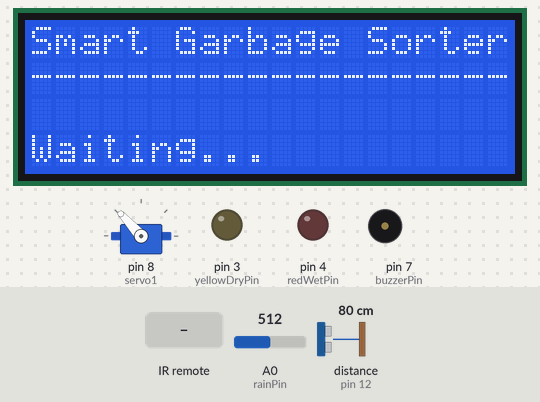
Bench run of a sketch on a simulated Arduino Uno, built with avr-gcc and run on an emulated ATmega328P. Parts: servo, 20×4 character LCD, output pins drawn as LEDs (lit = HIGH), buzzer (waves = sounding, pin HIGH). Wiring (inferred from the names in the program): ultrasonic range finder: trigger pin 11; echo pin 12. Inputs (shaded band) come from the test bench; at power-on: distance to the obstacle (sensor on pin 12) 80 cm, A0 (rainPin) = 512. The echo pulse lasts 58.3 µs per cm; pins used as bus, display or sensor lines are not drawn; what the sketch prints to the serial monitor is not drawn.

Above: at 1.8 s.
1.9 s: distance to the obstacle (sensor on pin 12) set to 17 cm
4.0 s: distance to the obstacle (sensor on pin 12) set to 14 cm
At 5.2 s:
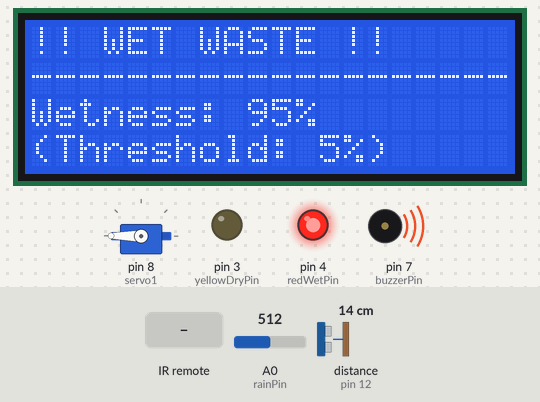
7.0 s: infrared code 0xBA45FF00 received
At 8.8 s:
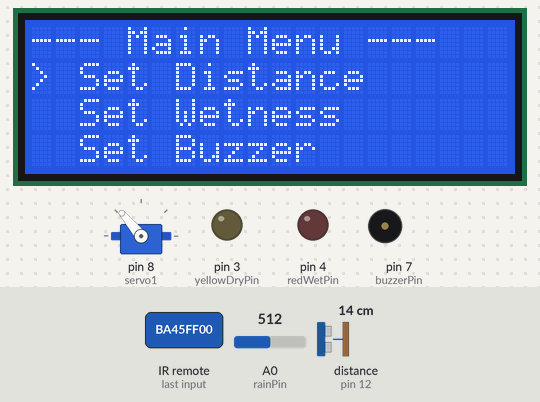
9.9 s: infrared code 0xBF40FF00 received
At 11.0 s:
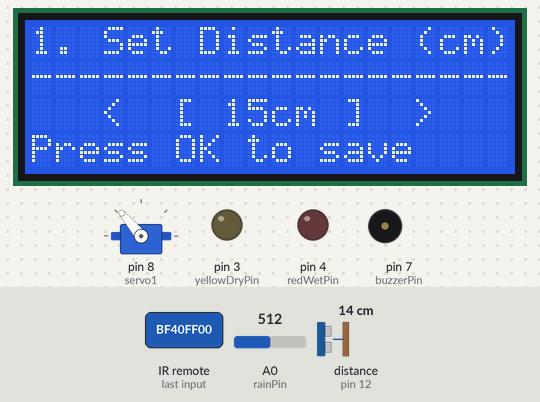
11.4 s: infrared code 0xF807FF00 received
At 12.0 s:
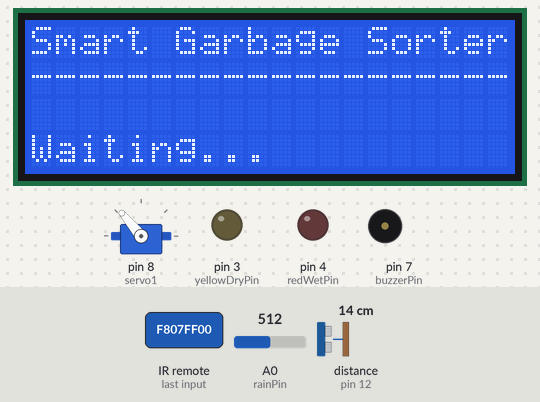
14.4 s: A0 (rainPin) set to 980
At 17.3 s:
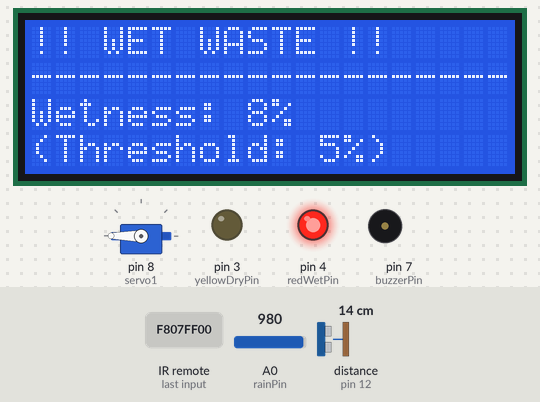
17.4 s: A0 (rainPin) set to 1004
At 21.4 s:
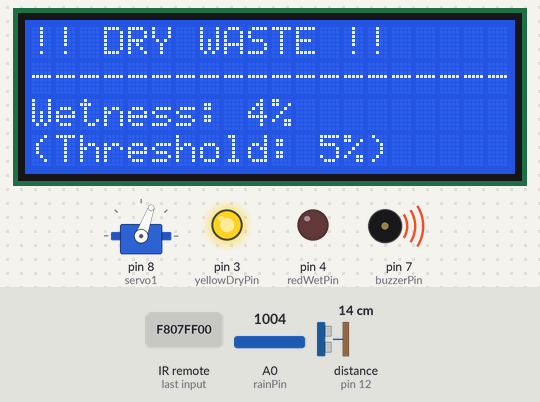
Timing chart, 0 to 25.2 s (numbered marks = the images above; inputs shaded):
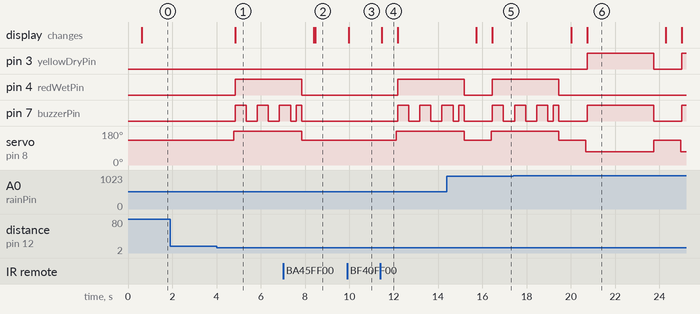

Measured:
- the behaviour switches between 16 and 15 cm on distance to the obstacle (sensor on pin 12) (found by bisection; images 0 and 1)
- the behaviour switches between 996 and 997 on A0 (rainPin) (found by bisection; images 5 and 6)
- after the input at 1.9 s, every drawn part: stays the same
- after the input at 4.0 s, pin 4 (redWetPin): LOW → HIGH after 0.84 s; pin 7 (buzzerPin): alternates HIGH for 0.50 s and LOW for 0.50 s, starting after 0.84 s; servo on pin 8 (servo1): 132° → 180° after 0.78 s; the display: changes after 0.84 s (image 1)
- after the input at 7.0 s, pin 4 (redWetPin), pin 7 (buzzerPin): goes on until 7.8 s, then stays LOW; servo on pin 8 (servo1): goes on until 7.8 s, then stays 130°; the display: first differs from a run without the input after 1.4 s (image 2)
- after the input at 9.9 s, the display: changes after 0.08 s (image 3)
- after the input at 11.4 s, pin 4 (redWetPin): LOW → HIGH after 0.78 s; pin 7 (buzzerPin): alternates HIGH for 0.50 s and LOW for 0.50 s, starting after 0.78 s; servo on pin 8 (servo1): 130° → 180° after 0.72 s; the display: changes after 0.05 s (image 4)
- after the input at 14.4 s, the display: first differs from a run without the input after 2.1 s (image 5)
- after the input at 17.4 s, pin 3 (yellowDryPin): LOW → HIGH after 3.3 s, → LOW 3.0 s later, → HIGH 1.3 s later; pin 4 (redWetPin): goes on until 19.5 s, then stays LOW; the display: first differs from a run without the input after 3.3 s (image 6)

The sketch:

Iot_Project_Third_Version.ino
```cpp
/*
  Smart Garbage Sorter with IR Remote Menu

  This code replaces the joystick menu with a
  multi-level IR remote-controlled menu.

  Hardware Changes:
  - REMOVED: Joystick on A1, A2, D13
  - ADDED: IR Receiver on Digital Pin 2
*/

// --- Include Libraries ---
#include <Servo.h>
#include <LiquidCrystal_I2C.h>
#include <IRremote.hpp> // <-- You MUST install this library (v4.0 or newer)

// --- Hardware Definitions ---
LiquidCrystal_I2C lcd(0x27, 20, 4); // <-- CHANGED to 20x4
Servo servo1;

// --- IR Remote ---
const int IR_RECEIVE_PIN = 6; // CHANGED to pin 6
// The new library (IRremote.hpp) uses a static class, so these are no longer needed:
// IRrecv irrecv(IR_RECEIVE_PIN);
// decode_results results;
static unsigned long lastValidCode = 0; // For button-hold repeats

// --- Your Remote's Button Codes ---
// I've defined your hex codes here
const unsigned long BTN_SETTINGS = 0xBA45FF00;
const unsigned long BTN_OK       = 0xBF40FF00;
const unsigned long BTN_UP       = 0xB946FF00;
const unsigned long BTN_DOWN     = 0xEA15FF00;
const unsigned long BTN_RIGHT    = 0xBC43FF00;
const unsigned long BTN_LEFT     = 0xBB44FF00;
const unsigned long BTN_EXIT     = 0xF807FF00;

// --- Ultrasonic Sensor Pins ---
const int trigPin = 11;
const int echoPin = 12;
long duration;
int distance = 0;

// --- Rain Sensor Pin ---
const int rainPin = A0;

// --- Output Pins ---
const int buzzerPin = 7;
const int yellowDryPin = 3; // <-- CHANGED: Set to pin 2 as you asked
const int redWetPin = 4;    // <-- This is already pin 4

// --- !!! IMPORTANT CALIBRATION REQUIRED !!! ---
// You MUST change these values by testing your new rain sensor!
const int RAIN_SENSOR_DRY_VAL = 1023; // EXAMPLE VALUE. Change this!
const int RAIN_SENSOR_WET_VAL = 485;  // EXAMPLE VALUE. Change this!

// --- Settings Variables (Managed by the Menu) ---
int defaultDistanceCM = 15;     // Starting distance
int wetnessThreshold = 5;       // Starting wetness threshold (5%)
bool buzzerEnabled = true;      // Buzzer is ON by default

// --- Menu State Machine Variables ---
bool inSettingsMode = false;    // Are we in the menu?
int menuState = 0;              // 0=Main Menu, 1=Set Dist, 2=Set Wet, 3=Set Buzz
int selectedMenuItem = 1;       // Which main menu item is selected (1, 2, or 3)
unsigned long lastSorterCheck = 0; // For non-blocking delay


void setup() {
  Serial.begin(9600);

  // Start IR Receiver
  // Note: Serial.begin() MUST be called first
  // This is the new way to start the receiver (IRremote.hpp)
  IrReceiver.begin(IR_RECEIVE_PIN, false); // Start receiver, no LED feedback

  pinMode(trigPin, OUTPUT);
  pinMode(echoPin, INPUT);

  pinMode(buzzerPin, OUTPUT);
  pinMode(yellowDryPin, OUTPUT);
  pinMode(redWetPin, OUTPUT);

  // --- SERVO FIX ---
  servo1.attach(8);
  servo1.write(132); // Neutral position
  delay(500); // Give it time to get to position
  servo1.detach(); // <-- ADDED: Relax the servo at start to stop buzz

  Serial.println("Smart Garbage Sorter (IR Remote Mod)");
  Serial.println("---");

  lcd.init();
  lcd.backlight();
  // --- UPDATED for 20x4 ---
  lcd.print("Smart Garbage Sorter"); // Use the full width
  lcd.setCursor(0, 1);
  lcd.print("--------------------");
  lcd.setCursor(0, 3);
  lcd.print("Waiting...");
}

void loop() {
  // --- 1. ALWAYS Check for IR Input ---
  unsigned long irValue = 0;
  if (IrReceiver.decode()) {
    // Check for repeats (new method)
    if (IrReceiver.decodedIRData.flags & IRDATA_FLAGS_IS_REPEAT) {
      irValue = lastValidCode; // Use last code if it's a repeat
    } else {
      // Check for a valid, non-zero code
      // (new field: decodedRawData)
      if (IrReceiver.decodedIRData.decodedRawData != 0) {
        irValue = IrReceiver.decodedIRData.decodedRawData;
        lastValidCode = irValue; // Store this new, valid code
      }
    }
    IrReceiver.resume(); // Ready for the next signal
  }

  // --- 2. Check for Global "Settings" or "Exit" buttons ---
  if (irValue == BTN_SETTINGS) {
    inSettingsMode = true;
    menuState = 0;        // Go to main menu
    selectedMenuItem = 1; // Reset selection
    irValue = 0;          // Clear value so it's not processed again
    updateMenuDisplay();  // Show the menu immediately
  }

  if (irValue == BTN_EXIT) {
    inSettingsMode = false;
    menuState = 0;
    irValue = 0;
    // Show main "Smart Garbage" screen
    lcd.clear();
    lcd.print("Smart Garbage Sorter");
    lcd.setCursor(0, 1);
    lcd.print("--------------------");
    lcd.setCursor(0, 3);
    lcd.print("Waiting...");
  }

  // --- 3. Main State Machine ---
  if (inSettingsMode) {
    // We are in the menu. Handle menu logic.
    handleMenu(irValue);
  } else {
    // We are NOT in the menu. Run normal sorter logic.
    runSorterLogic();
  }
}

/**
   Handles all menu navigation and value changes
*/
void handleMenu(unsigned long irValue) {
  if (irValue == 0) return; // No new button press, do nothing

  bool menuChanged = false; // Flag to redraw the LCD

  switch (menuState) {
    // --- Case 0: Main Menu Navigation ---
    case 0:
      if (irValue == BTN_UP) {
        selectedMenuItem--;
        if (selectedMenuItem < 1) selectedMenuItem = 3; // Wrap around
        menuChanged = true;
      }
      else if (irValue == BTN_DOWN) {
        selectedMenuItem++;
        if (selectedMenuItem > 3) selectedMenuItem = 1; // Wrap around
        menuChanged = true;
      }
      else if (irValue == BTN_OK) {
        menuState = selectedMenuItem; // Go to the selected submenu
        menuChanged = true;
      }
      break;

    // --- Case 1: Set Distance ---
    case 1:
      if (irValue == BTN_RIGHT) { // Cycle 15 -> 30 -> 40 -> 15
        if (defaultDistanceCM == 15) defaultDistanceCM = 30;
        else if (defaultDistanceCM == 30) defaultDistanceCM = 40;
        else defaultDistanceCM = 15;
        menuChanged = true;
      }
      else if (irValue == BTN_LEFT) { // Cycle 15 -> 40 -> 30 -> 15
        if (defaultDistanceCM == 15) defaultDistanceCM = 40;
        else if (defaultDistanceCM == 40) defaultDistanceCM = 30;
        else defaultDistanceCM = 15;
        menuChanged = true;
      }
      else if (irValue == BTN_OK) {
        menuState = 0; // Go back to main menu
        menuChanged = true;
      }
      break;

    // --- Case 2: Set Wetness Threshold ---
    case 2:
      if (irValue == BTN_RIGHT) {
        wetnessThreshold += 5; // Increase by 5
        if (wetnessThreshold > 100) wetnessThreshold = 100; // Max 100
        menuChanged = true;
      }
      else if (irValue == BTN_LEFT) {
        wetnessThreshold -= 5; // Decrease by 5
        if (wetnessThreshold < 0) wetnessThreshold = 0; // Min 0
        menuChanged = true;
      }
      else if (irValue == BTN_OK) {
        menuState = 0; // Go back to main menu
        menuChanged = true;
      }
      break;

    // --- Case 3: Set Buzzer On/Off ---
    case 3:
      if (irValue == BTN_LEFT || irValue == BTN_RIGHT) {
        buzzerEnabled = !buzzerEnabled; // Toggle true/false
        menuChanged = true;
      }
      else if (irValue == BTN_OK) {
        menuState = 0; // Go back to main menu
        menuChanged = true;
      }
      break;
  }

  // If any value changed, update the LCD
  if (menuChanged) {
    updateMenuDisplay();
  }
}

/**
   Redraws the LCD screen based on the current menu state
*/
void updateMenuDisplay() {
  lcd.clear();
  switch (menuState) {
    case 0: // Main Menu
      // --- UPDATED for 20x4 ---
      lcd.print("--- Main Menu ---");
      lcd.setCursor(0, 1);
      lcd.print(selectedMenuItem == 1 ? "> Set Distance" : "  Set Distance");
      lcd.setCursor(0, 2);
      lcd.print(selectedMenuItem == 2 ? "> Set Wetness" : "  Set Wetness");
      lcd.setCursor(0, 3);
      lcd.print(selectedMenuItem == 3 ? "> Set Buzzer" : "  Set Buzzer");
      break;
    case 1: // Set Distance
      // --- UPDATED for 20x4 ---
      lcd.print("1. Set Distance (cm)");
      lcd.setCursor(0, 1);
      lcd.print("--------------------");
      lcd.setCursor(0, 2);
      lcd.print("   <  [ ");
      lcd.print(defaultDistanceCM);
      lcd.print("cm ]  >   ");
      lcd.setCursor(0, 3);
      lcd.print("Press OK to save");
      break;
    case 2: // Set Wetness
      // --- UPDATED for 20x4 ---
      lcd.print("2. Set Wetness (%)");
      lcd.setCursor(0, 1);
      lcd.print("--------------------");
      lcd.setCursor(0, 2);
      lcd.print("   <  [ ");
      // Pad the number to stop flicker/messy text
      if (wetnessThreshold < 100) lcd.print(" ");
      if (wetnessThreshold < 10) lcd.print(" ");
      lcd.print(wetnessThreshold);
      lcd.print("% ]  >   ");
      lcd.setCursor(0, 3);
      lcd.print("Press OK to save");
      break;
    case 3: // Set Buzzer
      // --- UPDATED for 20x4 ---
      lcd.print("3. Set Buzzer");
      lcd.setCursor(0, 1);
      lcd.print("--------------------");
      lcd.setCursor(0, 2);
      lcd.print("   <  [ ");
      lcd.print(buzzerEnabled ? "ON " : "OFF"); // Padded "ON "
      lcd.print(" ]  >   ");
      lcd.setCursor(0, 3);
      lcd.print("Press OK to save");
      break;
  }
}

/**
   This function contains your ORIGINAL sorter logic.
   It runs when the code is NOT in settings mode.
*/
void runSorterLogic() {
  // This "if" statement replaces the delay(1000) at the end of your
  // old loop. This makes the IR remote responsive.
  if (millis() - lastSorterCheck < 250) {
    return; // Not time to check yet
  }
  lastSorterCheck = millis(); // Reset the check timer

  // --- 1. CHECK FOR GARBAGE (Ultrasonic Sensor) ---
  distance = 0; // Clear the distance
  for (int i = 0; i < 2; i++) {
    digitalWrite(trigPin, LOW);
    delayMicroseconds(3);
    digitalWrite(trigPin, HIGH);
    delayMicroseconds(3);
    digitalWrite(trigPin, LOW);

    // Add a timeout of 50,000us (50ms) to pulseIn()
    // This stops it from blocking for 1 second
    // and makes the IR remote feel responsive.
    duration = pulseIn(echoPin, HIGH, 50000); // <-- THIS LINE IS CHANGED

    distance = distance + (duration * 0.034 / 2);
    delay(1);
  }
  distance = distance / 2; // Final average distance

  // --- 2. If garbage is detected, CHECK FOR WETNESS ---
  // (I fixed the bug here: "distance > 1" is safer than your old check)
  if (distance < defaultDistanceCM && distance > 1) {
    Serial.print("Object detected at: ");
    Serial.print(distance);
    Serial.println(" cm. Checking wetness...");
    delay(500); // Pause for object to settle

    // --- SERVO FIX: WAKE UP THE SERVO ---
    servo1.attach(8); // <--- ADDED: Wake up servo
    delay(10); // Small delay for servo to initialize

    int wetnessPercent = 0;
    int rainValue = 0;
    for (int i = 0; i < 3; i++) {
      rainValue = analogRead(rainPin);
      rainValue = constrain(rainValue, RAIN_SENSOR_WET_VAL, RAIN_SENSOR_DRY_VAL);
      wetnessPercent = (map(rainValue, RAIN_SENSOR_WET_VAL, RAIN_SENSOR_DRY_VAL, 100, 0)) + wetnessPercent;
      delay(50);
    }
    wetnessPercent = wetnessPercent / 3; // Final average percentage

    Serial.print("  ==> Wetness Percent: ");
    Serial.print(wetnessPercent);
    Serial.println("%");


    // --- 4. DECIDE and MOVE SERVO ---
    // (FIXED: Now uses the 'wetnessThreshold' from the menu)
    if (wetnessPercent > wetnessThreshold) {
      Serial.println("  ==> RESULT: WET Waste");
      servo1.write(200); // Move to WET position
      // --- UPDATED for 20x4 ---
      lcd.clear();
      lcd.print("!! WET WASTE !!");
      lcd.setCursor(0, 1);
      lcd.print("--------------------");
      lcd.setCursor(0, 2);
      lcd.print("Wetness: ");
      lcd.print(wetnessPercent);
      lcd.print("%");
      lcd.setCursor(0, 3);
      lcd.print("(Threshold: ");
      lcd.print(wetnessThreshold);
      lcd.print("%)");

      digitalWrite(redWetPin, HIGH); // <-- ADDED THIS FIX

      // (FIXED: Buzzer logic now checks if it's enabled)
      if (buzzerEnabled) {
        digitalWrite(buzzerPin, HIGH);
        delay(500);
        digitalWrite(buzzerPin, LOW);
        delay(500);
        digitalWrite(buzzerPin, HIGH);
        delay(500);
        digitalWrite(buzzerPin, LOW);
        delay(500);
        digitalWrite(buzzerPin, HIGH);
        delay(500);
        digitalWrite(buzzerPin, LOW);
        delay(250);
        digitalWrite(buzzerPin, HIGH);
        delay(250);
        digitalWrite(buzzerPin, LOW);
      } else {
        delay(3000); // Wait 3 sec even if buzzer is off
      }
      digitalWrite(redWetPin, LOW);

    } else {
      Serial.println("  ==> RESULT: Dry Waste");
      servo1.write(70); // Move to DRY position
      // --- UPDATED for 20x4 ---
      lcd.clear();
      lcd.print("!! DRY WASTE !!");
      lcd.setCursor(0, 1);
      lcd.print("--------------------");
      lcd.setCursor(0, 2);
      lcd.print("Wetness: ");
      lcd.print(wetnessPercent);
      lcd.print("%");
      lcd.setCursor(0, 3);
      lcd.print("(Threshold: ");
      lcd.print(wetnessThreshold);
      lcd.print("%)");

      digitalWrite(yellowDryPin, HIGH); // <-- ADDED THIS FIX

      if (buzzerEnabled) {
        digitalWrite(buzzerPin, HIGH);
        delay(3000); // Hold for 3 seconds
        digitalWrite(buzzerPin, LOW);
      } else {
        delay(3000); // Wait 3 sec even if buzzer is off
      }
      digitalWrite(yellowDryPin, LOW);
    }

    // --- SERVO FIX: After sorting, return to neutral and relax
    servo1.write(130);
    delay(500); // <--- ADDED: Give servo time to move back
    servo1.detach(); // <--- ADDED: Relax the servo
    Serial.println("---");
    Serial.println("Waiting for garbage...");

    // Reset LCD to main screen
    // --- UPDATED for 20x4 ---
    lcd.clear();
    lcd.print("Smart Garbage Sorter");
    lcd.setCursor(0, 1);
    lcd.print("--------------------");
    lcd.setCursor(0, 3);
    lcd.print("Waiting...");

  } else {
    // This makes sure the "Waiting..." message stays on screen
    // if no garbage is found.
    // --- UPDATED for 20x4 ---
    lcd.setCursor(0, 0);
    lcd.print("Smart Garbage Sorter"); // Keep title
    lcd.setCursor(0, 1);
    lcd.print("--------------------");
    lcd.setCursor(0, 2);
    lcd.print("                    "); // Clear 3rd row
    lcd.setCursor(0, 3);
    lcd.print("Waiting...          "); // Clear 4th row
  }
}
```
